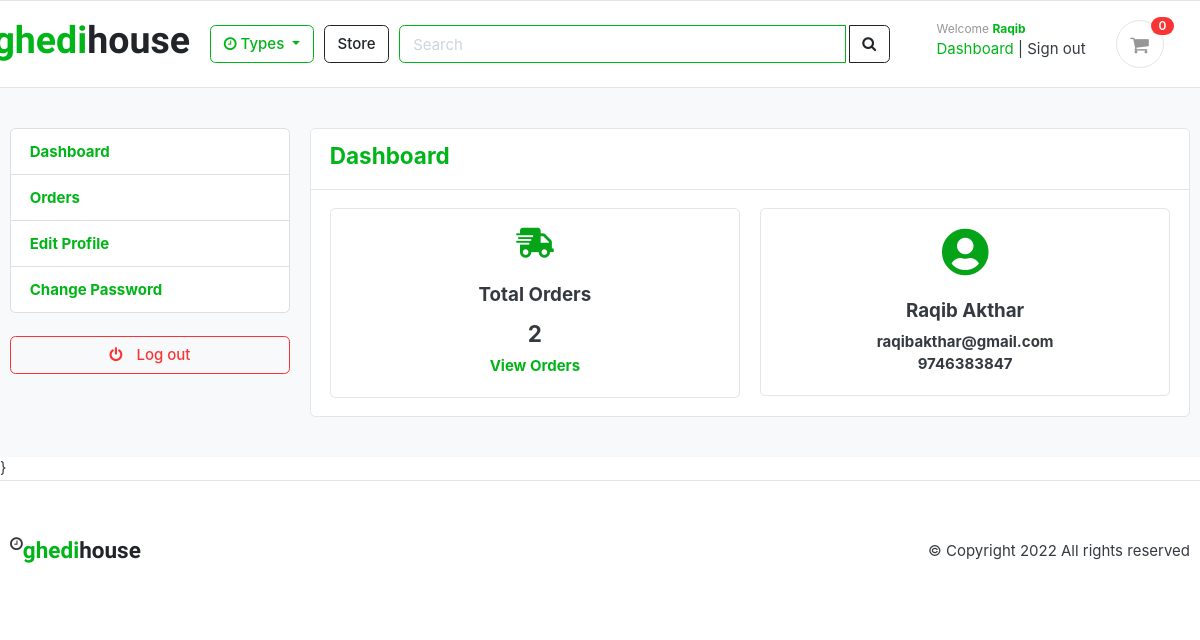
The app's page /dashboard/ (signed in) with its own data.
### accounts/models.py (models this page shows, shortened)
class Account(AbstractBaseUser):
    first_name = models.CharField(max_length=25)
    last_name = models.CharField(max_length=25)
    username = models.CharField(max_length=50,unique=True)
    email = models.EmailField(max_length=100,unique=True)
    phone_number = models.CharField(max_length=50)
    date_joined = models.DateTimeField(auto_now_add=True)
    last_login = models.DateTimeField(auto_now_add=True)
    is_admin = models.BooleanField(default=False)
    is_staff = models.BooleanField(default=False)
    is_active = models.BooleanField(default=False)
    is_superadmin = models.BooleanField(default=False)
    USERNAME_FIELD = 'email'
    REQUIRED_FIELDS = ['username','first_name','last_name']
    objects = MyAccountManager()

### accounts/views.py (the view)
# urls.py: path('dashboard/',views.dashboard,name='dashboard'),
@login_required(login_url = 'login')
def dashboard(request):
    orders = Order.objects.order_by('-created_at').filter(user_id=request.user.id,is_ordered=True)
    orders_count = orders.count()
    context={
        'orders_count':orders_count,
    }
    return render(request,'accounts/dashboard.html',context)

### carts/context_processors.py (called while the page is built)
def counter(request):
    cart_count = 0
    if 'admin' in request.path:
        return {}
    else:
        try:
            cart = Cart.objects.filter(cart_id=_cart_id(request))
            if request.user.is_authenticated:
                   cart_items = CartItem.objects.all().filter(user=request.user)
            else:
                cart_items = CartItem.objects.all().filter(cart=cart[:1])
            for cart_item in cart_items:
                cart_count = cart_count + cart_item.quantity
        except Cart.DoesNotExist:
            cart_count = 0
    return dict(cart_count=cart_count)

### carts/views.py (called while the page is built)
def _cart_id(request):
    cart=request.session.session_key
    if not cart:
        cart = request.session.create()
    return cart

### category/context_processors.py (called while the page is built)
def menu_links(request):
    links = Category.objects.all()
    return dict(links=links)

### category/models.py (called while the page is built)
    def get_url(self):
        return reverse('products_by_category',args=[self.slug])

### templates/accounts/dashboard.html (shortened to what this page needs)
{% extends 'base.html' %}
{% block content %}
<section class="section-conten padding-y bg">
    <div class="container">
        <div class="row">
        {% include 'includes/dashboard_sidebar.html' %}
        <main class="col-md-9">
            <article class="card">
            <header class="card-header">
                <strong class="d-inline-block mr-3 text-success h4">Dashboard</strong>
            </header>
            <div class="card-body">
                <div class="row">
                     <div class="col-md-6">
                        <div class="card">
                            <div class="card-body">
                                <center>
                                <center><i class='fas fa-shipping-fast' style='font-size:30px;color:#05a318'></i></center><br>
                                <h5 class="card-title">Total Orders</h5>
                                <h4>{{orders_count}}</h4>
                                <a href="{% url 'my_orders' %}"><strong class="text-success">View Orders</strong></a>
                                </center>
                            </div>
                        </div>
                     </div>
                     <div class="col-md-6">
                        <div class="card">
                            <div class="card-body">
                                <center><i class='fas fa-user-circle' style='font-size:48px;color:#05a318'></i></center><br>
                                <center>
                                <h5>{{user.first_name}} {{user.last_name}}</h5>
                                <b>{{user.email}}</b><br>
                                <b>{{user.phone_number}}</b>
                                </center>
                            </div>
                        </div>
                     </div>
                </div>
            </div>
            </article>
        </main>
    </div>
    </div>
    </section>
{% endblock %}

### templates/includes/navbar.html (shortened to what this page needs)
{% load static %}
<header class="section-header">
    <section class="header-main border-bottom">
        <div class="container">
    <div class="row align-items-center">
        <div class=" col-lg-2 col-md-3 col-6 container">
               <div class="d-flex justify-content-end"><a href="{% url 'home' %}"style="font-family: 'Stick No Bills', sans-serif;"  ><h1 class="logo text-success">ghedi<span class="text-dark">house</span></h1></a></div>
        </div>
        <div class="col-lg col-sm col-md col-6 flex-grow-0">
            <div class="category-wrap dropdown d-inline-block float-right">
                <button type="button" class="btn btn-outline-success dropdown-toggle" data-toggle="dropdown">
                    <i class="fa fa-clock"></i> Types
                </button>
            </div>
        </div>
        <a href="{% url 'store' %}" class="btn btn-outline-dark">Store</a>
        <div class="col-lg  col-md-6 col-sm-12 col">
            <form action="{% url 'search' %}" class="search" method="GET">
                <div class="input-group w-100">
                    <input type="text" class="form-control border border-success" style="width:60%;" placeholder="Search" name="keyword">
                    <div class="input-group-append">
                      <button class="btn btn-outline-dark ml-1" type="submit">
                        <i class="fa fa-search"></i>
                      </button>
                    </div>
                </div>
            </form>
        </div>
        <div class="col-lg-3 col-sm-6 col-12 d-flex justify-content-center order-2 order-lg-3">
            <div class="d-flex justify-content-end mb-3 mb-lg-0">
              {% if request.user.is_superadmin %}
              <div class="widget-header">
                <small class="title text-muted">Welcome <span style="font-size: 12px !important; font-weight: 700; text-transform: capitalize" class="text-success">{{ request.user.username }}</span></small>
                <div>
                  <a href="{% url 'manager_dashboard' %}" class="text-success">Dashboard</a> <span class="dark-transp"> | </span>
                  <a href="{% url 'manager_logout' %}"> Sign out</a>
                </div>
              </div>
              {% endif %}
              <a href="{% url 'cart' %}" class="widget-header pl-3 ml-3">
                <div class="icon icon-sm rounded-circle border"><i class="fa fa-shopping-cart"></i></div>
                <span class="badge badge-pill badge-danger notify">{{ cart_count }}</span>
              </a>
            </div>
                </div>
    </div>
        </div>
    </section>
    </header>

### static/css/ui.css (style rules this page uses)
html { font-family: "Inter", sans-serif; font-size: 15px; }
.icon-xs, .icon-sm, .icon-md, .icon-lg { display: inline-block; text-align: center; flex-shrink: 0; flex-grow: 0; }
.icon-sm { width: 48px; height: 48px; line-height: 48px !important; font-size: 20px; }
.padding-y { padding-top: 40px; padding-bottom: 40px; }
article:after, .form-group:after { display: block; clear: both; content: ""; }
.bg { background-color: #f8f9fa; }
.header-main { position: relative; padding-top: 1rem; padding-bottom: 1rem; }
.widget-header { display: inline-block; vertical-align: middle; position: relative; }
.widget-header a { color: #343a40; }
.widget-header i { color: #969696; }
.widget-header .title { display: block; }
.widget-header .notify { position: absolute; top: -3px; right: -10px; }
.notify { position: absolute; top: -4px; right: -10px; display: inline-block; padding: 0.25em 0.6em; font-size: 12px; line-height: 1; text-align: center; border-radius: 3rem; color: #fff; background-color: #fa3434; }

### records on screen
Account: user.username "Raqib", first_name "Raqib", last_name "Akthar", email "raqibakthar@gmail.com", phone_number "9746383847"

### other values on screen
{{ cart_count }} "0"
{{ orders_count }} "2"
